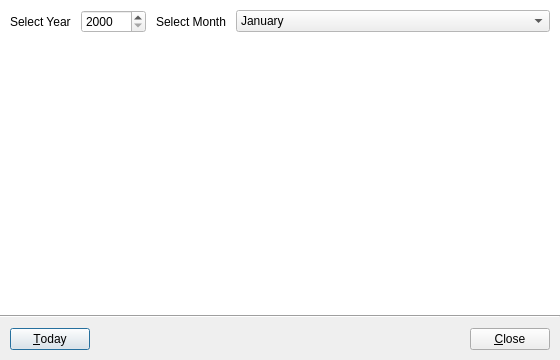
<?xml version="1.0" encoding="UTF-8"?>
<ui version="4.0">
 <class>DialogAccountsBalance</class>
 <widget class="QDialog" name="DialogAccountsBalance">
  <property name="geometry">
   <rect>
    <x>0</x>
    <y>0</y>
    <width>560</width>
    <height>360</height>
   </rect>
  </property>
  <property name="minimumSize">
   <size>
    <width>560</width>
    <height>360</height>
   </size>
  </property>
  <property name="windowTitle">
   <string>Accounts Balance</string>
  </property>
  <layout class="QVBoxLayout" name="verticalLayout">
   <property name="spacing">
    <number>0</number>
   </property>
   <property name="leftMargin">
    <number>0</number>
   </property>
   <property name="topMargin">
    <number>0</number>
   </property>
   <property name="rightMargin">
    <number>0</number>
   </property>
   <property name="bottomMargin">
    <number>0</number>
   </property>
   <item>
    <widget class="QWidget" name="widget" native="true">
     <property name="sizePolicy">
      <sizepolicy hsizetype="Preferred" vsizetype="Expanding">
       <horstretch>0</horstretch>
       <verstretch>0</verstretch>
      </sizepolicy>
     </property>
     <property name="palette">
      <palette>
       <active>
        <colorrole role="Base">
         <brush brushstyle="SolidPattern">
          <color alpha="255">
           <red>255</red>
           <green>255</green>
           <blue>255</blue>
          </color>
         </brush>
        </colorrole>
        <colorrole role="Window">
         <brush brushstyle="SolidPattern">
          <color alpha="255">
           <red>255</red>
           <green>255</green>
           <blue>255</blue>
          </color>
         </brush>
        </colorrole>
       </active>
       <inactive>
        <colorrole role="Base">
         <brush brushstyle="SolidPattern">
          <color alpha="255">
           <red>255</red>
           <green>255</green>
           <blue>255</blue>
          </color>
         </brush>
        </colorrole>
        <colorrole role="Window">
         <brush brushstyle="SolidPattern">
          <color alpha="255">
           <red>255</red>
           <green>255</green>
           <blue>255</blue>
          </color>
         </brush>
        </colorrole>
       </inactive>
       <disabled>
        <colorrole role="Base">
         <brush brushstyle="SolidPattern">
          <color alpha="255">
           <red>255</red>
           <green>255</green>
           <blue>255</blue>
          </color>
         </brush>
        </colorrole>
        <colorrole role="Window">
         <brush brushstyle="SolidPattern">
          <color alpha="255">
           <red>255</red>
           <green>255</green>
           <blue>255</blue>
          </color>
         </brush>
        </colorrole>
       </disabled>
      </palette>
     </property>
     <property name="autoFillBackground">
      <bool>true</bool>
     </property>
     <layout class="QGridLayout" name="gridLayout">
      <property name="leftMargin">
       <number>10</number>
      </property>
      <property name="topMargin">
       <number>10</number>
      </property>
      <property name="rightMargin">
       <number>10</number>
      </property>
      <property name="bottomMargin">
       <number>10</number>
      </property>
      <property name="spacing">
       <number>10</number>
      </property>
      <item row="0" column="3">
       <widget class="QComboBox" name="cboMonth">
        <property name="currentIndex">
         <number>0</number>
        </property>
        <item>
         <property name="text">
          <string>January</string>
         </property>
        </item>
        <item>
         <property name="text">
          <string>February</string>
         </property>
        </item>
        <item>
         <property name="text">
          <string>March</string>
         </property>
        </item>
        <item>
         <property name="text">
          <string>April</string>
         </property>
        </item>
        <item>
         <property name="text">
          <string>May</string>
         </property>
        </item>
        <item>
         <property name="text">
          <string>June</string>
         </property>
        </item>
        <item>
         <property name="text">
          <string>July</string>
         </property>
        </item>
        <item>
         <property name="text">
          <string>August</string>
         </property>
        </item>
        <item>
         <property name="text">
          <string>September</string>
         </property>
        </item>
        <item>
         <property name="text">
          <string>October</string>
         </property>
        </item>
        <item>
         <property name="text">
          <string>November</string>
         </property>
        </item>
        <item>
         <property name="text">
          <string>December</string>
         </property>
        </item>
       </widget>
      </item>
      <item row="0" column="1">
       <widget class="QSpinBox" name="txtYear">
        <property name="sizePolicy">
         <sizepolicy hsizetype="Fixed" vsizetype="Fixed">
          <horstretch>0</horstretch>
          <verstretch>0</verstretch>
         </sizepolicy>
        </property>
        <property name="minimumSize">
         <size>
          <width>65</width>
          <height>0</height>
         </size>
        </property>
        <property name="minimum">
         <number>2000</number>
        </property>
        <property name="maximum">
         <number>2999</number>
        </property>
       </widget>
      </item>
      <item row="1" column="0" colspan="4">
       <widget class="QTableView" name="view">
        <property name="frameShape">
         <enum>QFrame::NoFrame</enum>
        </property>
        <property name="frameShadow">
         <enum>QFrame::Sunken</enum>
        </property>
        <property name="editTriggers">
         <set>QAbstractItemView::NoEditTriggers</set>
        </property>
        <property name="tabKeyNavigation">
         <bool>false</bool>
        </property>
        <property name="alternatingRowColors">
         <bool>true</bool>
        </property>
        <property name="selectionMode">
         <enum>QAbstractItemView::SingleSelection</enum>
        </property>
        <property name="selectionBehavior">
         <enum>QAbstractItemView::SelectRows</enum>
        </property>
        <property name="sortingEnabled">
         <bool>true</bool>
        </property>
        <attribute name="verticalHeaderVisible">
         <bool>false</bool>
        </attribute>
       </widget>
      </item>
      <item row="0" column="0">
       <widget class="QLabel" name="label">
        <property name="sizePolicy">
         <sizepolicy hsizetype="Fixed" vsizetype="Preferred">
          <horstretch>0</horstretch>
          <verstretch>0</verstretch>
         </sizepolicy>
        </property>
        <property name="text">
         <string>Select Year</string>
        </property>
       </widget>
      </item>
      <item row="0" column="2">
       <widget class="QLabel" name="label_2">
        <property name="sizePolicy">
         <sizepolicy hsizetype="Fixed" vsizetype="Preferred">
          <horstretch>0</horstretch>
          <verstretch>0</verstretch>
         </sizepolicy>
        </property>
        <property name="text">
         <string>Select Month</string>
        </property>
       </widget>
      </item>
     </layout>
    </widget>
   </item>
   <item>
    <widget class="Line" name="line">
     <property name="orientation">
      <enum>Qt::Horizontal</enum>
     </property>
    </widget>
   </item>
   <item>
    <layout class="QHBoxLayout" name="horizontalLayout">
     <property name="spacing">
      <number>10</number>
     </property>
     <property name="leftMargin">
      <number>10</number>
     </property>
     <property name="topMargin">
      <number>10</number>
     </property>
     <property name="rightMargin">
      <number>10</number>
     </property>
     <property name="bottomMargin">
      <number>10</number>
     </property>
     <item>
      <widget class="QPushButton" name="btnToday">
       <property name="text">
        <string>&amp;Today</string>
       </property>
      </widget>
     </item>
     <item>
      <spacer name="horizontalSpacer">
       <property name="orientation">
        <enum>Qt::Horizontal</enum>
       </property>
       <property name="sizeHint" stdset="0">
        <size>
         <width>40</width>
         <height>20</height>
        </size>
       </property>
      </spacer>
     </item>
     <item>
      <widget class="QPushButton" name="btnClose">
       <property name="text">
        <string>&amp;Close</string>
       </property>
       <property name="icon">
        <iconset theme="gtk-close">
         <normaloff>.</normaloff>.</iconset>
       </property>
      </widget>
     </item>
    </layout>
   </item>
  </layout>
 </widget>
 <tabstops>
  <tabstop>txtYear</tabstop>
  <tabstop>cboMonth</tabstop>
  <tabstop>view</tabstop>
  <tabstop>btnToday</tabstop>
  <tabstop>btnClose</tabstop>
 </tabstops>
 <resources/>
 <connections>
  <connection>
   <sender>btnClose</sender>
   <signal>clicked()</signal>
   <receiver>DialogAccountsBalance</receiver>
   <slot>accept()</slot>
   <hints>
    <hint type="sourcelabel">
     <x>427</x>
     <y>335</y>
    </hint>
    <hint type="destinationlabel">
     <x>239</x>
     <y>179</y>
    </hint>
   </hints>
  </connection>
 </connections>
</ui>
